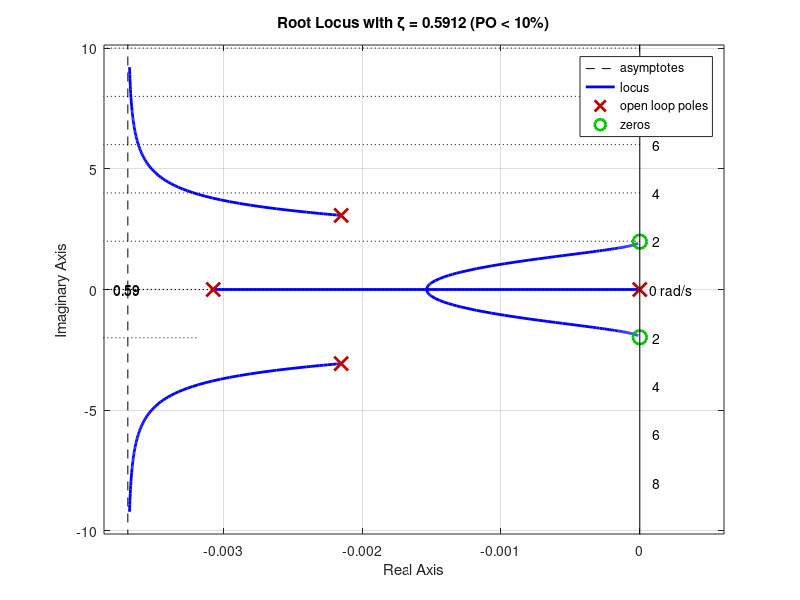

This figure's MATLAB source:

% -----Task 4E-----
% a open loop

K = 0.0013 ; %Gain controller

num = [2.5 0 9.81];                       % numerator(2.5(s^2)+9.81) 
den = [185.7143 1.3693 1748.9827 5.3729 0];% denominator(185.714(s^4)+1.3693(s^3)+1748.9827(s^2)+5.3729s)
F0S  = tf(num,den);                        % open loop transfer function F(s)
F1 = K*F0S;                                % transfer function F0(s) with Gain

figure;
rlocus(F0S);
sgrid(0.5912, []); % Add damping ratio line for zeta = 0.5912
title('Root Locus with \zeta = 0.5912 (PO < 10%)');

%------NOTE-----
%All poles in left-half (Re < 0)                         ✅ Stable
%At least one on the jω axis (Re = 0, no repeated poles) ⚠️ Critically stable / marginal
%Any pole in right-half (Re > 0)                         ❌ Unstable